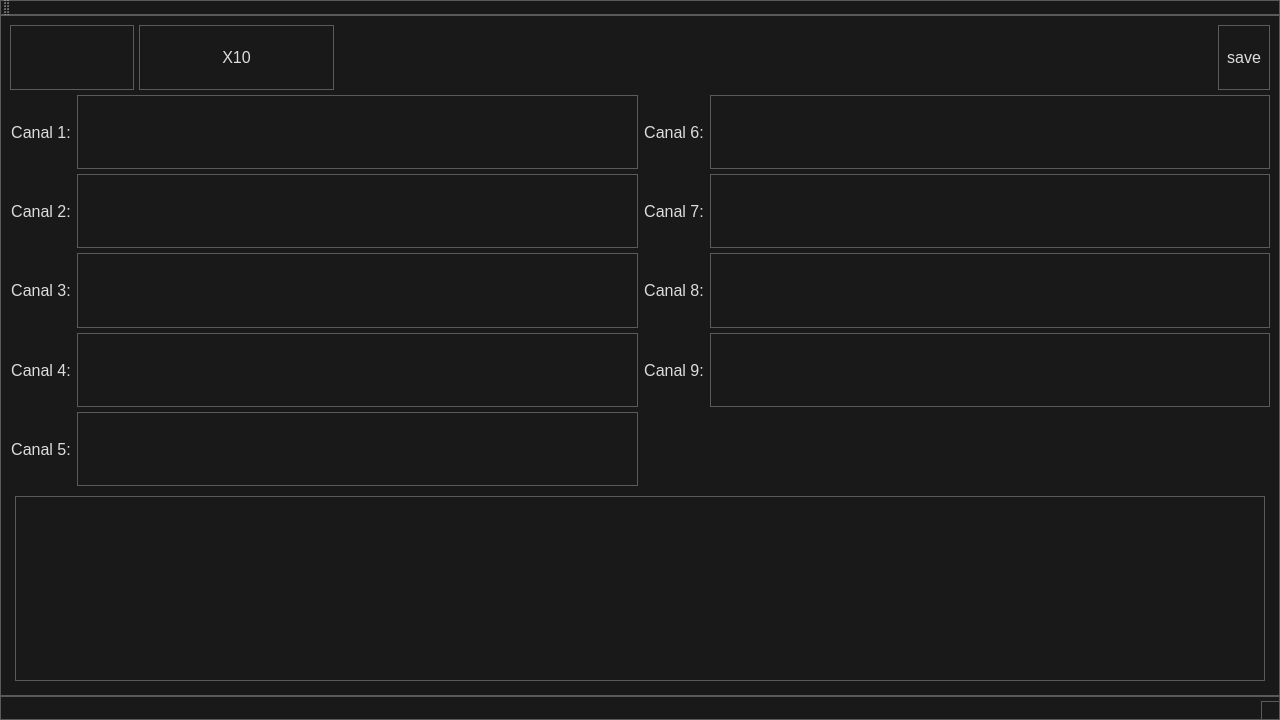
<?xml version="1.0" encoding="UTF-8"?>
<ui version="4.0">
 <class>sim_window</class>
 <widget class="QMainWindow" name="sim_window">
  <property name="geometry">
   <rect>
    <x>0</x>
    <y>0</y>
    <width>1280</width>
    <height>720</height>
   </rect>
  </property>
  <property name="sizePolicy">
   <sizepolicy hsizetype="Fixed" vsizetype="Fixed">
    <horstretch>0</horstretch>
    <verstretch>0</verstretch>
   </sizepolicy>
  </property>
  <property name="minimumSize">
   <size>
    <width>1280</width>
    <height>720</height>
   </size>
  </property>
  <property name="maximumSize">
   <size>
    <width>1280</width>
    <height>720</height>
   </size>
  </property>
  <property name="windowTitle">
   <string>Simulation</string>
  </property>
  <property name="windowIcon">
   <iconset>
    <normaloff>icons/icon.svg</normaloff>icons/icon.svg</iconset>
  </property>
  <property name="styleSheet">
   <string notr="true">* {
	background: #191919;
	color: #DDDDDD;
	border: 1px solid #5A5A5A;
}

QWidget::item:selected {
	background: #3D7848;
}

QPushButton{
	border: none;
}

QCheckBox, QRadioButton {
	border: none;
}

QRadioButton::indicator, QCheckBox::indicator {
	width: 13px;
	height: 13px;
}

QRadioButton::indicator::unchecked, QCheckBox::indicator::unchecked {
	border: 1px solid #5A5A5A;
	background: none;
}

QRadioButton::indicator:unchecked:hover, QCheckBox::indicator:unchecked:hover {
	border: 1px solid #DDDDDD;
}

QRadioButton::indicator::checked, QCheckBox::indicator::checked {
	border: 1px solid #5A5A5A;
	background: #5A5A5A;
}

QRadioButton::indicator:checked:hover, QCheckBox::indicator:checked:hover {
	border: 1px solid #DDDDDD;
	background: #DDDDDD;
}

QGroupBox {
	margin-top: 6px;
}

QGroupBox::title {
	subcontrol-origin: margin;
	padding-left: 5px;
	padding-right: 5px;
	padding-top: 4px;
	top: -7px;
	left: 7px;
}

QScrollBar {
	border: 1px solid #5A5A5A;
	background: #191919;
}

QScrollBar:horizontal {
	height: 15px;
	margin: 0px 0px 0px 32px;
}

QScrollBar:vertical {
	width: 15px;
	margin: 32px 0px 0px 0px;
}

QScrollBar::handle {
	background: #353535;
	border: 1px solid #5A5A5A;
}

QScrollBar::handle:horizontal {
	border-width: 0px 1px 0px 1px;
}

QScrollBar::handle:vertical {
	border-width: 1px 0px 1px 0px;
}

QScrollBar::handle:horizontal {
	min-width: 20px;
}

QScrollBar::handle:vertical {
	min-height: 20px;
}

QScrollBar::add-line, QScrollBar::sub-line {
	background:#353535;
	border: 1px solid #5A5A5A;
	subcontrol-origin: margin;
}

QScrollBar::add-line {
	position: absolute;
}

QScrollBar::add-line:horizontal {
	width: 15px;
	subcontrol-position: left;
	left: 15px;
}

QScrollBar::add-line:vertical {
	height: 15px;
	subcontrol-position: top;
	top: 15px;
}

QScrollBar::sub-line:horizontal {
	width: 15px;
	subcontrol-position: top left;
}

QScrollBar::sub-line:vertical {
	height: 15px;
	subcontrol-position: top;
}

QScrollBar:left-arrow, QScrollBar::right-arrow, QScrollBar::up-arrow, QScrollBar::down-arrow {
	border: 1px solid #5A5A5A;
	width: 3px;
	height: 3px;
}

QScrollBar::add-page, QScrollBar::sub-page {
	background: none;
}

QAbstractButton:disabled {
	color: #787878;
}

QAbstractButton:hover {
	background: #353535;
}

QAbstractButton:pressed {
	background: #5A5A5A;
}

QAbstractItemView {
	show-decoration-selected: 1;
	selection-background-color: #3D7848;
	selection-color: #DDDDDD;
	alternate-background-color: #353535;
}

QHeaderView {
	border: 1px solid #5A5A5A;
}

QHeaderView::section {
	background: #191919;
	border: 1px solid #5A5A5A;
	padding: 4px;
}

QHeaderView::section:selected, QHeaderView::section::checked {
	background: #353535;
}

QTableView {
	gridline-color: #5A5A5A;
}

QTabBar {
	margin-left: 2px;
}

QTabBar::tab {
	border-radius: 0px;
	padding: 4px;
	margin: 4px;
}

QTabBar::tab:selected {
	background: #353535;
}

QComboBox::down-arrow {
	border: 1px solid #5A5A5A;
	background: #353535;
}

QComboBox::drop-down {
	border: 1px solid #5A5A5A;
	background: #353535;
}

QComboBox::down-arrow {
	width: 3px;
	height: 3px;
	border: 1px solid #5A5A5A;
}

QAbstractSpinBox {
	padding-right: 15px;
}

QAbstractSpinBox::up-button, QAbstractSpinBox::down-button {
	border: 1px solid #5A5A5A;
	background: #353535;
	subcontrol-origin: border;
}

QAbstractSpinBox::up-arrow, QAbstractSpinBox::down-arrow {
	width: 3px;
	height: 3px;
	border: 1px solid #5A5A5A;
}

QSlider {
	border: none;
}

QSlider::groove:horizontal {
	height: 5px;
	margin: 4px 0px 4px 0px;
}

QSlider::groove:vertical {
	width: 5px;
	margin: 0px 4px 0px 4px;
}

QSlider::handle {
	border: 1px solid #5A5A5A;
	background: #353535;
}

QSlider::handle:horizontal {
	width: 15px;
	margin: -4px 0px -4px 0px;
}

QSlider::handle:vertical {
	height: 15px;
	margin: 0px -4px 0px -4px;
}

QSlider::add-page:vertical, QSlider::sub-page:horizontal {
	background: #3D7848;
}

QSlider::sub-page:vertical, QSlider::add-page:horizontal {
	background: #353535;
}

QLabel {
	border: none;
}

QProgressBar {
	text-align: center;
}

QProgressBar::chunk {
	width: 1px;
	background-color: #3D7848;
}

QMenu::separator {
	background: #353535;
}</string>
  </property>
  <widget class="QWidget" name="container">
   <layout class="QVBoxLayout" name="main_layout" stretch="10,60,30">
    <property name="spacing">
     <number>5</number>
    </property>
    <property name="leftMargin">
     <number>10</number>
    </property>
    <property name="topMargin">
     <number>10</number>
    </property>
    <property name="rightMargin">
     <number>10</number>
    </property>
    <property name="bottomMargin">
     <number>10</number>
    </property>
    <item>
     <layout class="QHBoxLayout" name="control_layout" stretch="0,0,70,0">
      <property name="spacing">
       <number>5</number>
      </property>
      <item>
       <widget class="QWidget" name="control_button_widget" native="true">
        <layout class="QHBoxLayout" name="sub_layout_1">
         <property name="spacing">
          <number>5</number>
         </property>
         <item>
          <widget class="QPushButton" name="play_button">
           <property name="enabled">
            <bool>true</bool>
           </property>
           <property name="sizePolicy">
            <sizepolicy hsizetype="Minimum" vsizetype="Fixed">
             <horstretch>0</horstretch>
             <verstretch>0</verstretch>
            </sizepolicy>
           </property>
           <property name="cursor">
            <cursorShape>PointingHandCursor</cursorShape>
           </property>
           <property name="text">
            <string/>
           </property>
           <property name="icon">
            <iconset>
             <normaloff>icons/play.svg</normaloff>icons/play.svg</iconset>
           </property>
           <property name="iconSize">
            <size>
             <width>30</width>
             <height>30</height>
            </size>
           </property>
           <property name="flat">
            <bool>false</bool>
           </property>
          </widget>
         </item>
         <item>
          <widget class="QPushButton" name="pause_button">
           <property name="enabled">
            <bool>true</bool>
           </property>
           <property name="sizePolicy">
            <sizepolicy hsizetype="Minimum" vsizetype="Fixed">
             <horstretch>0</horstretch>
             <verstretch>0</verstretch>
            </sizepolicy>
           </property>
           <property name="cursor">
            <cursorShape>PointingHandCursor</cursorShape>
           </property>
           <property name="text">
            <string/>
           </property>
           <property name="icon">
            <iconset>
             <normaloff>icons/pause.svg</normaloff>icons/pause.svg</iconset>
           </property>
           <property name="iconSize">
            <size>
             <width>30</width>
             <height>30</height>
            </size>
           </property>
          </widget>
         </item>
         <item>
          <widget class="QPushButton" name="stop_button">
           <property name="enabled">
            <bool>true</bool>
           </property>
           <property name="sizePolicy">
            <sizepolicy hsizetype="Minimum" vsizetype="Fixed">
             <horstretch>0</horstretch>
             <verstretch>0</verstretch>
            </sizepolicy>
           </property>
           <property name="cursor">
            <cursorShape>PointingHandCursor</cursorShape>
           </property>
           <property name="text">
            <string/>
           </property>
           <property name="icon">
            <iconset>
             <normaloff>icons/stop.svg</normaloff>icons/stop.svg</iconset>
           </property>
           <property name="iconSize">
            <size>
             <width>30</width>
             <height>30</height>
            </size>
           </property>
          </widget>
         </item>
        </layout>
       </widget>
      </item>
      <item>
       <widget class="QWidget" name="time_button_widget" native="true">
        <layout class="QHBoxLayout" name="sub_layout_2" stretch="20,20,20,20,20">
         <property name="spacing">
          <number>5</number>
         </property>
         <item>
          <widget class="QPushButton" name="defaultt_time_speed_button">
           <property name="enabled">
            <bool>true</bool>
           </property>
           <property name="cursor">
            <cursorShape>PointingHandCursor</cursorShape>
           </property>
           <property name="text">
            <string/>
           </property>
           <property name="icon">
            <iconset>
             <normaloff>icons/reset.svg</normaloff>icons/reset.svg</iconset>
           </property>
           <property name="iconSize">
            <size>
             <width>30</width>
             <height>30</height>
            </size>
           </property>
          </widget>
         </item>
         <item>
          <widget class="QPushButton" name="decrease_time_speed_button">
           <property name="cursor">
            <cursorShape>PointingHandCursor</cursorShape>
           </property>
           <property name="text">
            <string/>
           </property>
           <property name="icon">
            <iconset>
             <normaloff>icons/decrease.svg</normaloff>icons/decrease.svg</iconset>
           </property>
           <property name="iconSize">
            <size>
             <width>30</width>
             <height>30</height>
            </size>
           </property>
          </widget>
         </item>
         <item>
          <widget class="QLabel" name="time_speed_label">
           <property name="sizePolicy">
            <sizepolicy hsizetype="Preferred" vsizetype="Fixed">
             <horstretch>0</horstretch>
             <verstretch>0</verstretch>
            </sizepolicy>
           </property>
           <property name="font">
            <font>
             <pointsize>12</pointsize>
            </font>
           </property>
           <property name="text">
            <string>X10</string>
           </property>
           <property name="alignment">
            <set>Qt::AlignCenter</set>
           </property>
          </widget>
         </item>
         <item>
          <widget class="QPushButton" name="increase_time_speed_button">
           <property name="cursor">
            <cursorShape>PointingHandCursor</cursorShape>
           </property>
           <property name="text">
            <string/>
           </property>
           <property name="icon">
            <iconset>
             <normaloff>icons/increase.svg</normaloff>icons/increase.svg</iconset>
           </property>
           <property name="iconSize">
            <size>
             <width>30</width>
             <height>30</height>
            </size>
           </property>
          </widget>
         </item>
         <item>
          <widget class="QPushButton" name="max_time_speed_button">
           <property name="cursor">
            <cursorShape>PointingHandCursor</cursorShape>
           </property>
           <property name="text">
            <string/>
           </property>
           <property name="icon">
            <iconset>
             <normaloff>icons/max.svg</normaloff>icons/max.svg</iconset>
           </property>
           <property name="iconSize">
            <size>
             <width>30</width>
             <height>30</height>
            </size>
           </property>
          </widget>
         </item>
        </layout>
       </widget>
      </item>
      <item>
       <spacer name="h_sapce">
        <property name="orientation">
         <enum>Qt::Horizontal</enum>
        </property>
        <property name="sizeType">
         <enum>QSizePolicy::Minimum</enum>
        </property>
        <property name="sizeHint" stdset="0">
         <size>
          <width>40</width>
          <height>10</height>
         </size>
        </property>
       </spacer>
      </item>
      <item>
       <widget class="QWidget" name="file_button_widget" native="true">
        <layout class="QHBoxLayout" name="sub_layout_3">
         <property name="spacing">
          <number>5</number>
         </property>
         <item>
          <widget class="QPushButton" name="save_chart_button">
           <property name="enabled">
            <bool>true</bool>
           </property>
           <property name="font">
            <font>
             <pointsize>12</pointsize>
            </font>
           </property>
           <property name="cursor">
            <cursorShape>PointingHandCursor</cursorShape>
           </property>
           <property name="text">
            <string>save</string>
           </property>
           <property name="icon">
            <iconset>
             <normaloff>icons/save.svg</normaloff>icons/save.svg</iconset>
           </property>
           <property name="iconSize">
            <size>
             <width>30</width>
             <height>30</height>
            </size>
           </property>
           <property name="flat">
            <bool>true</bool>
           </property>
          </widget>
         </item>
        </layout>
       </widget>
      </item>
     </layout>
    </item>
    <item>
     <layout class="QHBoxLayout" name="channel_layout" stretch="50,50">
      <property name="spacing">
       <number>5</number>
      </property>
      <item>
       <layout class="QVBoxLayout" name="area_1">
        <property name="spacing">
         <number>5</number>
        </property>
        <item>
         <layout class="QHBoxLayout" name="channel_field_1" stretch="10,90">
          <property name="spacing">
           <number>5</number>
          </property>
          <item>
           <widget class="QLabel" name="channel_label_1">
            <property name="font">
             <font>
              <pointsize>12</pointsize>
             </font>
            </property>
            <property name="text">
             <string>Canal 1:</string>
            </property>
            <property name="alignment">
             <set>Qt::AlignCenter</set>
            </property>
           </widget>
          </item>
          <item>
           <widget class="QWidget" name="plot_1" native="true"/>
          </item>
         </layout>
        </item>
        <item>
         <layout class="QHBoxLayout" name="channel_field_2" stretch="10,90">
          <item>
           <widget class="QLabel" name="channel_label_2">
            <property name="font">
             <font>
              <pointsize>12</pointsize>
             </font>
            </property>
            <property name="text">
             <string>Canal 2:</string>
            </property>
            <property name="alignment">
             <set>Qt::AlignCenter</set>
            </property>
           </widget>
          </item>
          <item>
           <widget class="QWidget" name="plot_2" native="true"/>
          </item>
         </layout>
        </item>
        <item>
         <layout class="QHBoxLayout" name="channel_field_3" stretch="10,90">
          <property name="spacing">
           <number>5</number>
          </property>
          <item>
           <widget class="QLabel" name="channel_label_3">
            <property name="font">
             <font>
              <pointsize>12</pointsize>
             </font>
            </property>
            <property name="text">
             <string>Canal 3:</string>
            </property>
            <property name="alignment">
             <set>Qt::AlignCenter</set>
            </property>
           </widget>
          </item>
          <item>
           <widget class="QWidget" name="plot_3" native="true"/>
          </item>
         </layout>
        </item>
        <item>
         <layout class="QHBoxLayout" name="channel_field_4" stretch="10,90">
          <property name="spacing">
           <number>5</number>
          </property>
          <item>
           <widget class="QLabel" name="channel_label_4">
            <property name="font">
             <font>
              <pointsize>12</pointsize>
             </font>
            </property>
            <property name="text">
             <string>Canal 4:</string>
            </property>
            <property name="alignment">
             <set>Qt::AlignCenter</set>
            </property>
           </widget>
          </item>
          <item>
           <widget class="QWidget" name="plot_4" native="true"/>
          </item>
         </layout>
        </item>
        <item>
         <layout class="QHBoxLayout" name="channel_field_5" stretch="10,90">
          <property name="spacing">
           <number>5</number>
          </property>
          <item>
           <widget class="QLabel" name="channel_label_5">
            <property name="font">
             <font>
              <pointsize>12</pointsize>
             </font>
            </property>
            <property name="text">
             <string>Canal 5:</string>
            </property>
            <property name="alignment">
             <set>Qt::AlignCenter</set>
            </property>
           </widget>
          </item>
          <item>
           <widget class="QWidget" name="plot_5" native="true"/>
          </item>
         </layout>
        </item>
       </layout>
      </item>
      <item>
       <layout class="QVBoxLayout" name="area_2">
        <property name="spacing">
         <number>5</number>
        </property>
        <item>
         <layout class="QHBoxLayout" name="channel_field_6" stretch="10,90">
          <property name="spacing">
           <number>5</number>
          </property>
          <item>
           <widget class="QLabel" name="channel_label_6">
            <property name="font">
             <font>
              <pointsize>12</pointsize>
             </font>
            </property>
            <property name="text">
             <string>Canal 6:</string>
            </property>
            <property name="alignment">
             <set>Qt::AlignCenter</set>
            </property>
           </widget>
          </item>
          <item>
           <widget class="QWidget" name="plot_6" native="true"/>
          </item>
         </layout>
        </item>
        <item>
         <layout class="QHBoxLayout" name="channel_field_7" stretch="10,90">
          <property name="spacing">
           <number>5</number>
          </property>
          <item>
           <widget class="QLabel" name="channel_label_7">
            <property name="font">
             <font>
              <pointsize>12</pointsize>
             </font>
            </property>
            <property name="text">
             <string>Canal 7:</string>
            </property>
            <property name="alignment">
             <set>Qt::AlignCenter</set>
            </property>
           </widget>
          </item>
          <item>
           <widget class="QWidget" name="plot_7" native="true"/>
          </item>
         </layout>
        </item>
        <item>
         <layout class="QHBoxLayout" name="channel_field_8" stretch="10,90">
          <property name="spacing">
           <number>5</number>
          </property>
          <item>
           <widget class="QLabel" name="channel_label_8">
            <property name="font">
             <font>
              <pointsize>12</pointsize>
             </font>
            </property>
            <property name="text">
             <string>Canal 8:</string>
            </property>
            <property name="alignment">
             <set>Qt::AlignCenter</set>
            </property>
           </widget>
          </item>
          <item>
           <widget class="QWidget" name="plot_8" native="true"/>
          </item>
         </layout>
        </item>
        <item>
         <layout class="QHBoxLayout" name="channel_field_9" stretch="10,90">
          <property name="spacing">
           <number>5</number>
          </property>
          <item>
           <widget class="QLabel" name="channel_label_9">
            <property name="font">
             <font>
              <pointsize>12</pointsize>
             </font>
            </property>
            <property name="text">
             <string>Canal 9:</string>
            </property>
            <property name="alignment">
             <set>Qt::AlignCenter</set>
            </property>
           </widget>
          </item>
          <item>
           <widget class="QWidget" name="plot_9" native="true"/>
          </item>
         </layout>
        </item>
        <item>
         <layout class="QHBoxLayout" name="channel_field_10">
          <item>
           <widget class="QLabel" name="label">
            <property name="text">
             <string/>
            </property>
           </widget>
          </item>
         </layout>
        </item>
       </layout>
      </item>
     </layout>
    </item>
    <item>
     <layout class="QHBoxLayout" name="chart_layout">
      <property name="spacing">
       <number>5</number>
      </property>
      <property name="leftMargin">
       <number>5</number>
      </property>
      <property name="topMargin">
       <number>5</number>
      </property>
      <property name="rightMargin">
       <number>5</number>
      </property>
      <property name="bottomMargin">
       <number>5</number>
      </property>
      <item>
       <widget class="QWidget" name="chart_area" native="true">
        <property name="sizePolicy">
         <sizepolicy hsizetype="Expanding" vsizetype="Expanding">
          <horstretch>0</horstretch>
          <verstretch>0</verstretch>
         </sizepolicy>
        </property>
       </widget>
      </item>
     </layout>
    </item>
   </layout>
  </widget>
  <widget class="QStatusBar" name="statusbar"/>
  <widget class="QToolBar" name="toolBar">
   <property name="windowTitle">
    <string>toolBar</string>
   </property>
   <attribute name="toolBarArea">
    <enum>TopToolBarArea</enum>
   </attribute>
   <attribute name="toolBarBreak">
    <bool>false</bool>
   </attribute>
  </widget>
 </widget>
 <resources/>
 <connections/>
</ui>
